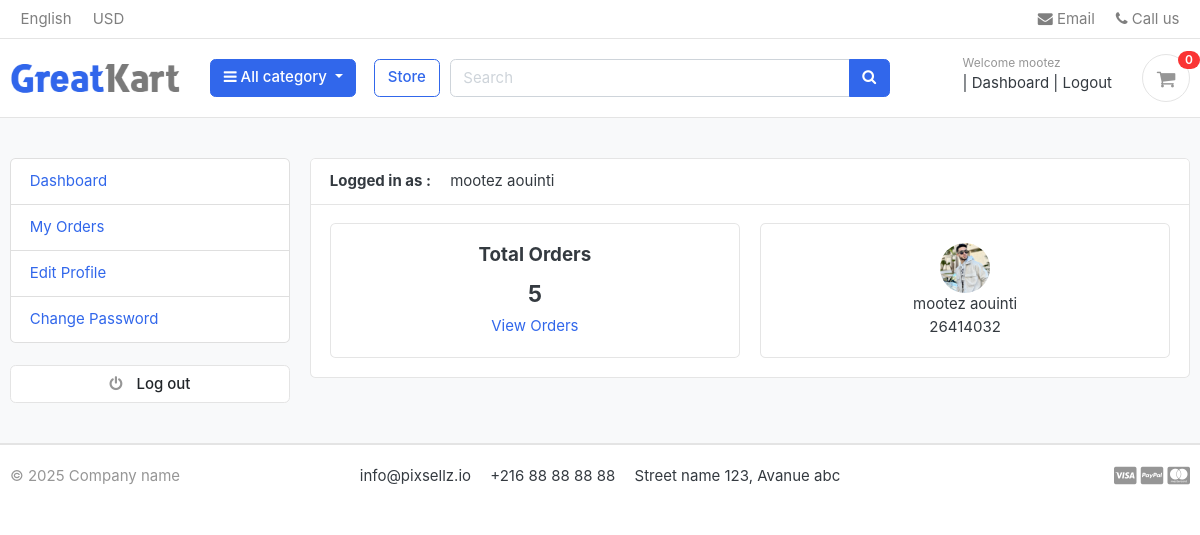
The app's page /accounts/dashboard/ (signed in), older data.
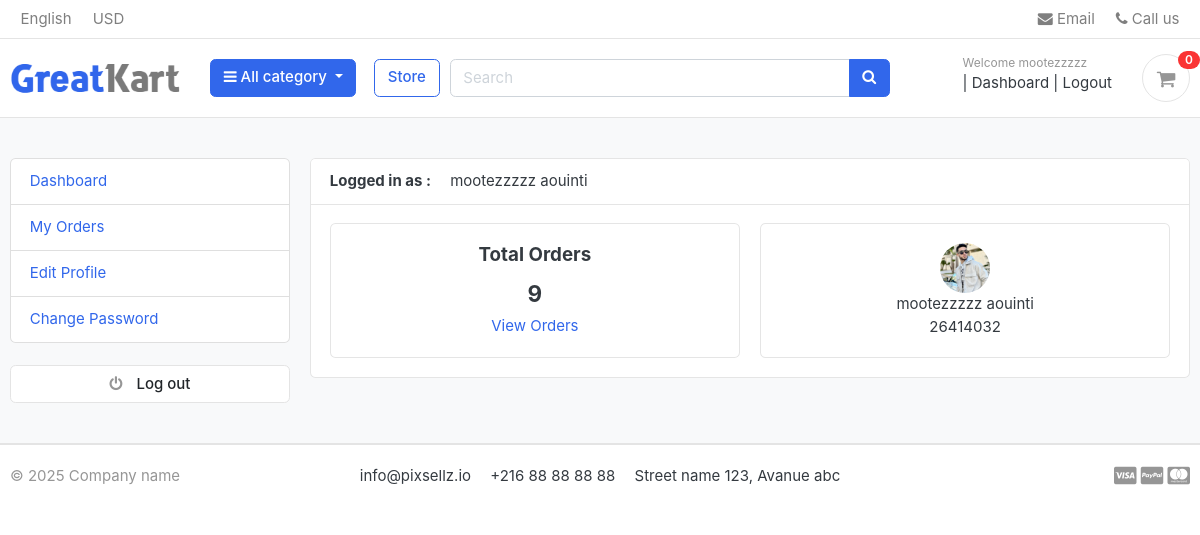
The same page, newer data.
### account/models.py (models this page shows, shortened)
class Account(AbstractBaseUser):
    first_name = models.CharField(max_length=50)
    last_name = models.CharField(max_length=50)
    username = models.CharField(max_length=50, unique=True)
    email = models.EmailField(max_length=100, unique=True)
    phone_number = models.CharField(max_length=50)
    date_joined = models.DateTimeField(auto_now_add=True)
    last_login = models.DateTimeField(auto_now_add=True)
    is_admin = models.BooleanField(default=False)
    is_staff = models.BooleanField(default=False)
    is_active = models.BooleanField(default=False)
    is_superadmin = models.BooleanField(default=False)
    USERNAME_FIELD = 'email'
    REQUIRED_FIELDS = ['username', 'first_name', 'last_name']
    objects = MyAccountManager()
    def full_name(self):
        return f'{self.first_name} {self.last_name}'

### account/views.py (the view)
# urls.py: path('dashboard/', views.dashboard, name='dashboard'),
@login_required(login_url='login')
def dashboard(request):
    orders = Order.objects.order_by('-created_at').filter(user_id=request.user.id, is_ordered=True)
    orders_count = orders.count()
    userprofile = UserProfile.objects.get(user_id=request.user.id)
    context = {
        'orders_count': orders_count,
        'userprofile': userprofile,
    }
    return render(request, 'accounts/dashboard.html', context)

### Category/context_processors.py (called while the page is built)
def menu_links(request):
   links = Category.objects.all()
   return dict(links=links)

### Category/models.py (called while the page is built)
    def get_url(self):
            return reverse('products_by_category', args=[self.slug])

### carts/context_processors.py (called while the page is built)
def counter(request):
    cart_count = 0
    if 'admin' in request.path:
        return {}
    else:
        try:
            cart = Cart.objects.filter(cart_id=_cart_id(request))
            if request.user.is_authenticated:
                cart_items = CartItem.objects.all().filter(user=request.user)
            else:
                cart_items = CartItem.objects.all().filter(cart=cart[:1])
            for cart_item in cart_items:
                cart_count += cart_item.quantity
        except Cart.DoesNotExist:
            cart_count = 0
    return dict(cart_count=cart_count)

### carts/views.py (called while the page is built)
def _cart_id(request):
    cart = request.session.session_key
    if not cart:
        cart = request.session.create()
    return cart

### templates/accounts/dashboard.html (shortened to what this page needs)
{% extends 'base.html' %}
{% block content  %}
<section class="section-conten padding-y bg">
<div class="container">
	<div class="row">
	{% include 'includes/dashboard_sidebar.html' %}
	<main class="col-md-9">
		<article class="card">
		<header class="card-header">
			<strong class="d-inline-block mr-3">Logged in as : </strong>
			<span>{{ user.full_name }}</span>
		</header>
		<div class="card-body">
			<div class="row">
				<div class="col-md-6" style="text-align: center;">
					<div class="card">
						<div class="card-body">
							<h5 class="card-title">Total Orders</h5>
							<h4>{{orders_count}}</h4>
							<a href="{% url 'my_orders' %}">View Orders</a>
						</div>
					</div>
				</div>
				<div class="col-md-6">
					<div class="card" style="text-align: center;">
						<div class="card-body">
							<img src="{{ userprofile.profile_picture.url }}" alt="User Profile Picture" width="50" height="50" style="border-radius:50%;">
							<p class="mb-0">{{user.full_name}}</p>
							<p>{{user.phone_number}}</p>
						</div>
					</div>
				</div>
			</div>
		</div>
		</article>
	</main>
</div>
</div>
</section>
{% endblock %}

### templates/includes/navbar.html (shortened to what this page needs)
{% load static %}
<header class="section-header">
  <nav class="navbar p-md-0 navbar-expand-sm navbar-light border-bottom">
    <div class="container">
      <div class="collapse navbar-collapse" id="navbarTop4">
        <ul class="navbar-nav mr-auto">
          <li class="nav-item"><a href="#" class="nav-link">English</a></li>
          <li class="nav-item"><a href="#" class="nav-link">USD</a></li>
        </ul>
        <ul class="navbar-nav">
          <li><a href="#" class="nav-link"><i class="fa fa-envelope"></i> Email</a></li>
          <li><a href="#" class="nav-link"><i class="fa fa-phone"></i> Call us</a></li>
        </ul>
      </div>
    </div>
  </nav>
  <section class="header-main border-bottom">
    <div class="container">
      <div class="row align-items-center">
        <div class="col-lg-2 col-md-3 col-6">
          <a href="{% url 'home' %}" class="brand-wrap">
            <img class="logo" src="{% static 'images/logo.png' %}" alt="Logo">
          </a>
        </div>
        <div class="col-lg col-sm col-md col-6 flex-grow-0">
          <div class="category-wrap dropdown d-inline-block float-right">
            <button type="button" class="btn btn-primary dropdown-toggle" data-toggle="dropdown" aria-expanded="false">
              <i class="fa fa-bars"></i> All category
            </button>
          </div>
        </div>
        <a href="{% url 'store' %}" class="btn btn-outline-primary ml-2">Store</a>
        <div class="col-lg col-md-6 col-sm-12 col">
          <form action="{% url 'search' %}" class="search" method='GET'>
            <div class="input-group w-100">
              <input type="text" class="form-control" placeholder="Search" name="keyword">
              <div class="input-group-append">
                <button class="btn btn-primary" type="submit">
                  <i class="fa fa-search"></i>
                </button>
              </div>
            </div>
          </form>
        </div>
        <div class="col-lg-3 col-sm-6 col-8 order-2 order-lg-3">
          <div class="d-flex justify-content-end mb-3 mb-lg-0">
            {% if user.id is None %}
            <div class="widget-header">
              <small class="title text-muted">Welcome guest!</small>
              <div>
                <a href="{% url 'login' %}">Sign in</a>
                <span class="dark-transp"> | </span>
                <a href="{% url 'register' %}">Register</a>
              </div>
            </div>
            {% else %}
             <div class="widget-header">
              <small class="title text-muted">Welcome {{user.first_name}}</small>
              <div>
                <span class="dark-transp"> | </span>
                <a href="{% url 'dashboard' %}">Dashboard</a><span class="dark-transp"> | </span>
                <a href="{% url 'logout' %}">Logout</a>
              </div>
            </div>
            {% endif %}
            <a href="{% url 'cart' %}" class="widget-header pl-3 ml-3">
              <div class="icon icon-sm rounded-circle border"><i class="fa fa-shopping-cart"></i></div>
              <span class="badge badge-pill badge-danger notify">{{cart_count}}</span>
            </a>
          </div>
        </div>
      </div>
    </div>
  </section>
</header>

Row changes from the older to the newer data that the page shows:
changed Account: first_name "mootez" → "mootezzzzz"; full_name "mootez aouinti" → "mootezzzzz aouinti"
Text that changed along with them:
{{ orders_count }}: "5" → "9"
